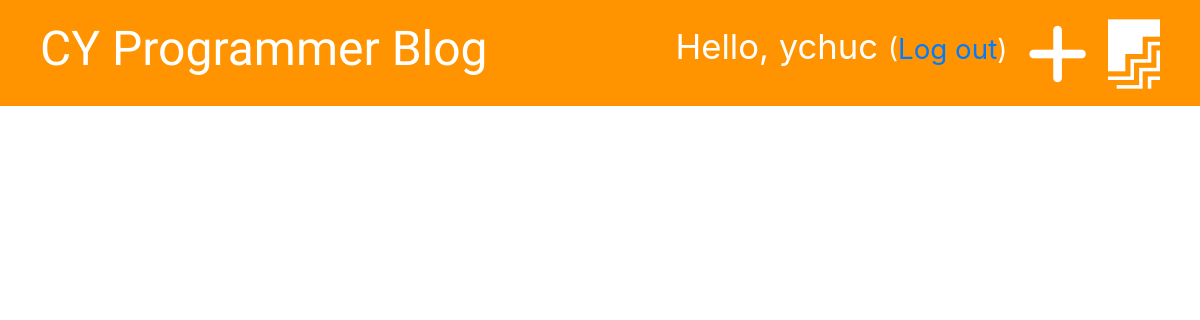
/drafts/ (signed in), run on an earlier commit of the app's database.
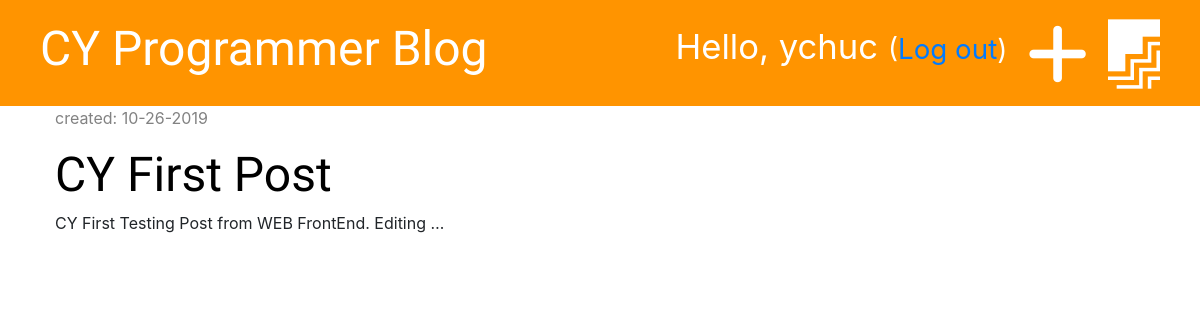
And on a later commit of the database.
### blog/models.py (models this page shows, shortened)
class Post(models.Model):
    author = models.ForeignKey('auth.User', on_delete=models.CASCADE)
    title = models.CharField(max_length=200)
    text = models.TextField()
    created_date = models.DateTimeField(default=timezone.now)
    published_date = models.DateTimeField(blank=True, null=True)

### blog/views.py (the view)
# urls.py: path('drafts/', views.post_draft_list, name='post_draft_list'),
@login_required
def post_draft_list(request):
    posts = Post.objects.filter(published_date__isnull=True).order_by('-created_date')
    stuff_for_frontend = {'posts': posts}
    return render(request, 'blog/post_draft_list.html', stuff_for_frontend)

### blog/templates/blog/post_draft_list.html (shortened to what this page needs)
{% extends 'blog/base.html' %}
{% block content %}
    {% for post in posts %}
        <div class="post">
            <p class="date">created: {{ post.created_date | date:'m-d-Y' }}</p>
            <h1><a href="{% url 'post_detail' pk=post.pk %}">{{ post.title }}</a></h1>
            <p>{{ post.text|truncatechars:50 }}</p>
        </div>
    {% endfor %}
{% endblock %}

What changed in the data, as far as the page shows it:
now on this page (row edited): Post: created_date "10-26-2019", title "CY First Post", text "CY First Testing Post from WEB FrontEnd. Editing …"
